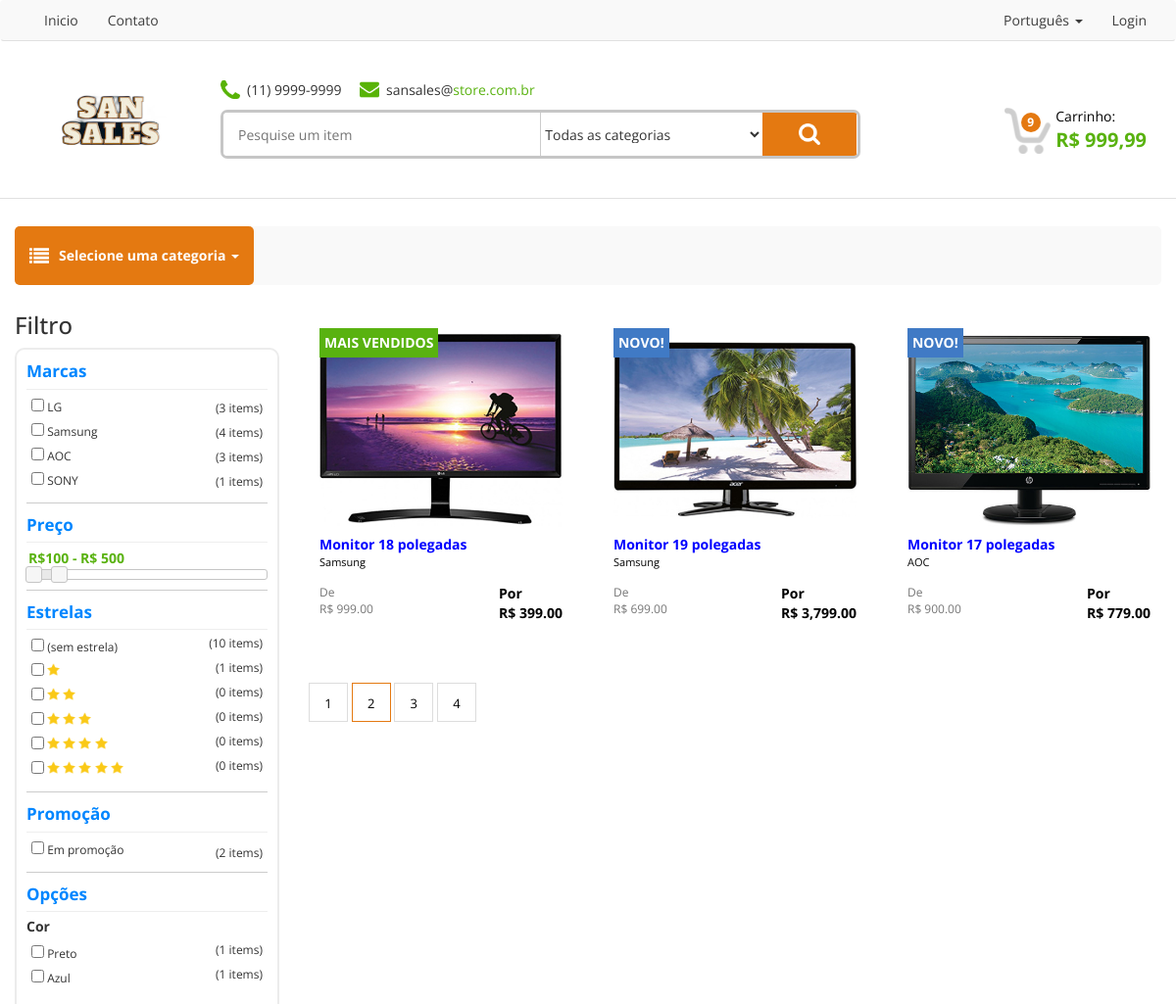
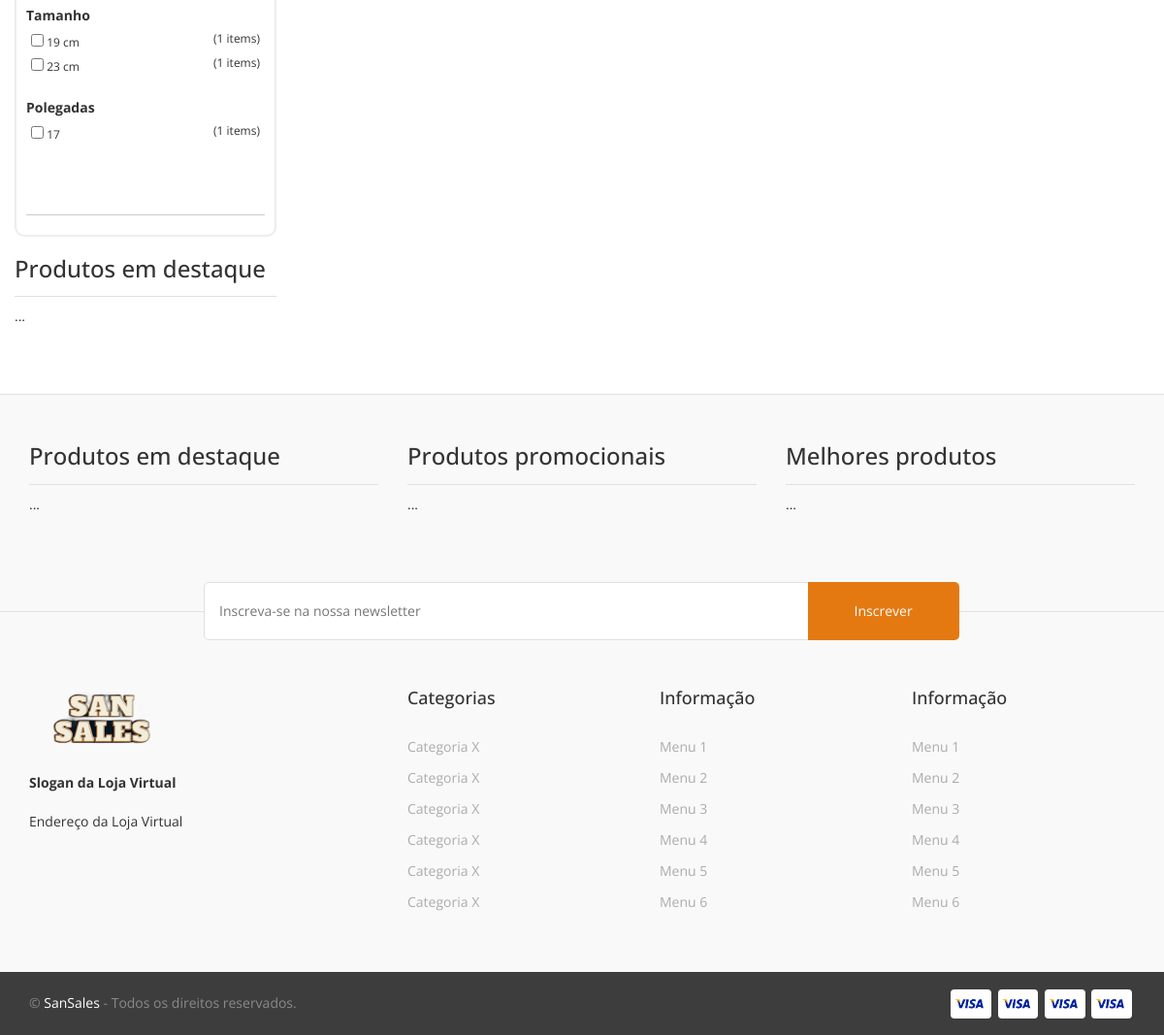
Page /?p=2 on the committed database (2 pictures, top to bottom).
### tables this page shows
create table tb_brands(    
	id_brand int(11) unsigned primary key auto_increment not null,   
    nm_brand varchar(100) not null                      
);

create table tb_products(   
	id_product int(11) unsigned primary key auto_increment not null,    
    id_category int(11) not null,         
    id_brand int(11) not null,            
    nm_product varchar(100) not null,              
    ds_product text,                      
    qt_stock int(11) not null,              
    vl_price float(10,2) not null,         
    vl_price_from float(10,2) not null,     
    qt_rating float  not null,               
    ic_featured tinyint(1) not null,            
	ic_sale tinyint(1) not null,                
    ic_bestseller tinyint(1) not null,         
    ic_new_product tinyint(1) not null,        
    id_options varchar(200)                    
);

create table tb_products_images(
	id_image int(11) unsigned primary key not null auto_increment, 
    id_product int(11) not null,     
    ds_url varchar(50) not null   
);

### views/template.php (the view, shortened to what the rows shown need)
<!DOCTYPE html>
<html>
<head>
	<link rel="stylesheet" href="<?php echo BASE_URL; ?>assets/css/bootstrap.min.css" type="text/css" />
	<link rel="stylesheet" href="<?php echo BASE_URL; ?>assets/css/jquery-ui.min.css" type="text/css" />
	<link rel="stylesheet" href="<?php echo BASE_URL; ?>assets/css/jquery-ui.structure.css" type="text/css" />
	<link rel="stylesheet" href="<?php echo BASE_URL; ?>assets/css/jquery-ui.theme.css" type="text/css" />
	<link rel="stylesheet" href="<?php echo BASE_URL; ?>assets/css/style.css" type="text/css" />
</head>
<body>
				<li class="active"><a href="<?php echo BASE_URL; ?>"><?php $this->lang->get('HOME'); ?></a></li>
				<li><a href="<?php echo BASE_URL; ?>contact"><?php $this->lang->get('CONTACT'); ?></a></li>
					<a class="dropdown-toggle" data-toggle="dropdown" href="#"><?php $this->lang->get('LANGUAGE'); ?>
						<span class="caret"></span></a>
				<li><a href="<?php echo BASE_URL; ?>login"><?php $this->lang->get('LOGIN'); ?></a></li>
							<input type="text" name="s" required placeholder="<?php $this->lang->get('SEARCHFORANITEM'); ?>" />
								<option value=""><?php $this->lang->get('ALLCATEGORIES'); ?></option>
								<?php $this->lang->get('CART'); ?>:<br />
						<a class="dropdown-toggle" data-toggle="dropdown" href="#"><?php $this->lang->get('SELECTCATEGORY'); ?>
							<span class="caret"></span></a>
	<section>
		<div class="container">
			<div class="row">
				<div class="col-sm-3">
					<aside>
						<h1><?php $this->lang->get('FILTER'); ?></h1>
						<div class="filterarea">
							<form method="GET">
								<div class="filterbox">
									<div class="filtertitle"><?php $this->lang->get('BRANDS'); ?></div>
									<div class="filtercontent">
										<?php foreach ($viewData['filters']['brands'] as $bitem) : ?>
											<div class="filteritem">
												<input type="checkbox" <?php echo (isset($viewData['filters_selected']['brand']) && in_array($bitem['id_brand'], $viewData['filters_selected']['brand']))?'checked="checked"':''; ?> name="filter[brand][]" value="<?php echo $bitem['id_brand']; ?>" id="filter_brand<?php echo $bitem['id_brand']; ?>" />
												<label for="filter_brand<?php echo $bitem['id_brand']; ?>"> <?php echo $bitem['nm_brand']; ?> </label> <span id="qt_brand">(<?php echo $bitem['count']; ?> items)</span>
											</div>
										<?php endforeach; ?>
									</div>
								</div>
									<div class="filtertitle"><?php $this->lang->get('PRICE'); ?></div>
									<div class="filtertitle"><?php $this->lang->get('RATING'); ?></div>
												(<?php $this->lang->get('NO_STAR'); ?>)
									<div class="filtertitle"><?php $this->lang->get('SALE'); ?></div>
									<div class="filtertitle"><?php $this->lang->get('OPTIONS'); ?></div>
										<!-- <pre>
										Abaixo presenta o array no formato arvore está aqui somente para debugar caso necessário
										//
							</form>
						</div>
						<div class="widget">
							<h1><?php $this->lang->get('FEATUREDPRODUCTS'); ?></h1>
						</div>
					</aside>
				</div>
				<div class="col-sm-9"><?php $this->loadViewInTemplate($viewName, $viewData); ?></div>
			</div>
		</div>
	</section>
	<footer>
		<div class="container">
			<div class="row">
				<div class="col-sm-4">
					<div class="widget">
						<h1><?php $this->lang->get('FEATUREDPRODUCTS'); ?></h1>
					</div>
				</div>
				<div class="col-sm-4">
					<div class="widget">
						<h1><?php $this->lang->get('ONSALEPRODUCTS'); ?></h1>
					</div>
				</div>
				<div class="col-sm-4">
					<div class="widget">
						<h1><?php $this->lang->get('TOPRATEDPRODUCTS'); ?></h1>
					</div>
				</div>
			</div>
		</div>
	</footer>
</body>
</html>

### core/Language.php (shortened to what the rows shown need)
<?php
class Language {
    private $ini;
    public function __construct() {
        global $config;
        $this->l = $config['default_lang'];
        $this->ini = parse_ini_file('lang/'.$this->l.'.ini');
    }
    public function get($word, $return = false){
        $text = $word;
        if(isset($this->ini[$word])) {
            $text = $this->ini[$word];
        }
        if($return) {
            return $text;
        } else {
            echo $text;
        }
    }
}
?>

### views/home.php (shortened to what the rows shown need)
<div class="row">
    <?php
    $a = 0;
    ?>
    <?php foreach ($list as $key => $product_item) : ?>
        <div class="col-sm-4">
            <?php $this->loadView('product_item', $product_item); ?>
        </div>
        <?php
        if ($a >= 2) {
            $a = 0;
            echo '</div> <div class="row">';
        } else {
            $a++;
        }
        ?>
    <?php endforeach; ?>
</div>

### views/product_item.php (shortened to what the rows shown need)
<div class="product_item">
    <a href="">
        <div class="product_tags">
            <?php if($ic_bestseller == '1'): ?>
                <div class="product_tag product_tag_green"><b><?php $this->lang->get('BESTSELLER');?></b></div>
            <?php endif; ?>
            <?php if($ic_new_product == '1'): ?>
                <div class="product_tag product_tag_blue"><b><?php $this->lang->get('NEW');?></b></div>
            <?php endif; ?>
        </div>
        <div class="product_image">
            <?php if(isset($images) && !empty($images)): ?>
				<img src="<?php echo BASE_URL;?>media/products/<?php echo $images[0]['ds_url']; ?>" width="100%" />
			<?php endif; ?>
        </div>
        <div class="product_name"><?php echo $nm_product; ?> </div>
        <div class="product_brand"> <?php echo $brand_name; ?> </div>
        <div class="product_price_from"> <?php
            if($vl_price_from != '0'){
                echo "De<br/>R$ ".number_format($vl_price_from,2);
            }
        ?> </div>
        <div class="product_price">Por<br/>R$  <?php echo number_format($vl_price,2); ?> </div>
    </a>
</div>

### rows in the picture
tb_brands: nm_brand "LG", count "3"
tb_products: nm_brand "Samsung", id_product "4", text "MAIS VENDIDOS", tb_products_images.ds_url (picture), nm_product "Monitor 18 polegadas", brand_name "Samsung", vl_price_from "999.00", vl_price "399.00"
tb_brands: nm_brand "SONY", count "1"
tb_products: text "NOVO!", tb_products_images.ds_url (picture), nm_product "Monitor 19 polegadas", brand_name "Samsung", vl_price_from "699.00", vl_price "3,799.00"
tb_products: text "NOVO!", tb_products_images.ds_url (picture), nm_product "Monitor 17 polegadas", brand_name "AOC", vl_price_from "900.00", vl_price "779.00"

### other values in the picture
$bitem['nm_brand'] "AOC"
$bitem['count'] "3"
$viewData['filters']['stars']['0'] "10"
$viewData['filters']['stars']['1'] "1"
$viewData['filters']['stars']['2'] "0"
$viewData['filters']['stars']['3'] "0"
$viewData['filters']['stars']['4'] "0"
$viewData['filters']['stars']['5'] "0"
$viewData['filters']['sale'] "2"
$option['name'] "Cor"
$op['value'] "Preto"
$op['count'] "1"
$op['value'] "Azul"
$option['name'] "Tamanho"
$op['value'] "19 cm"
